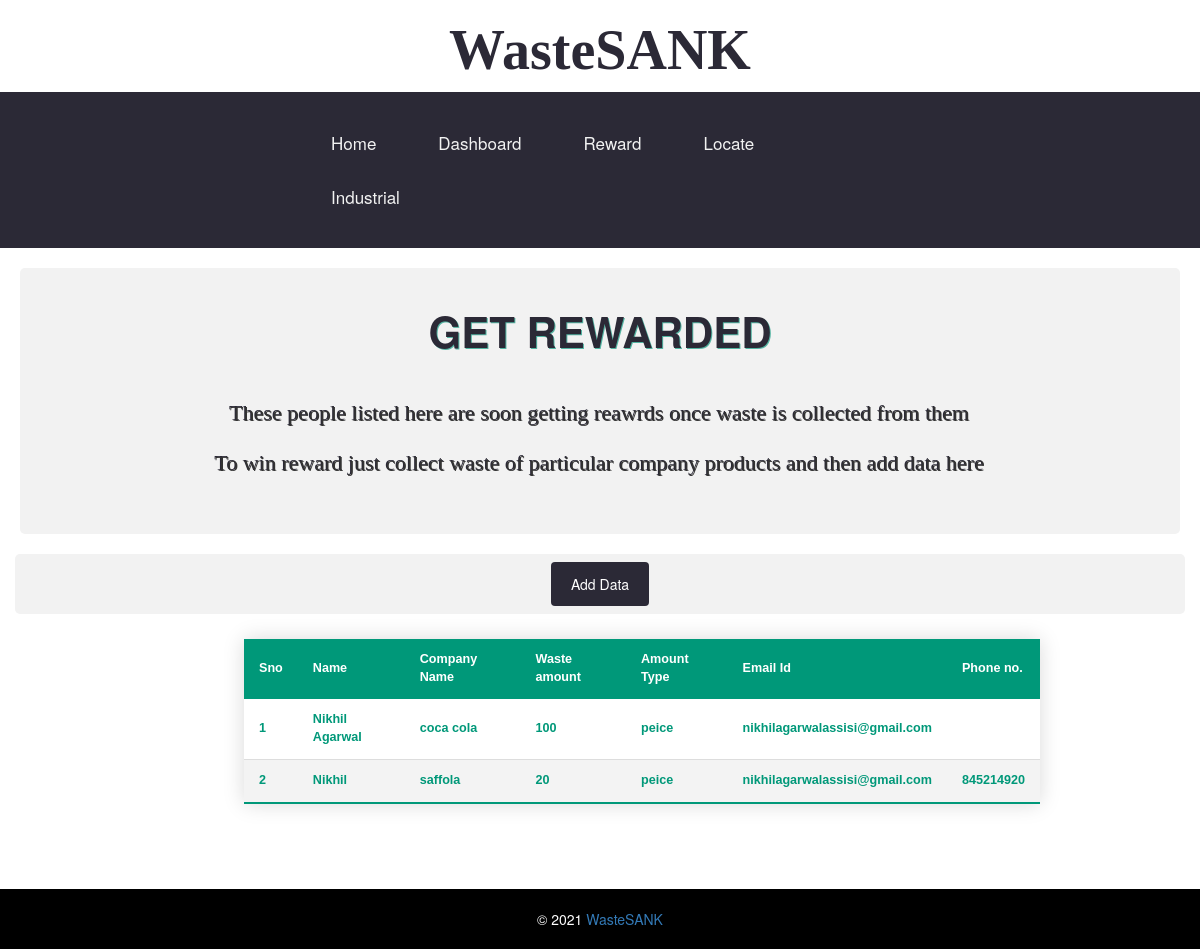
/reward, run on an earlier commit of the app's database.
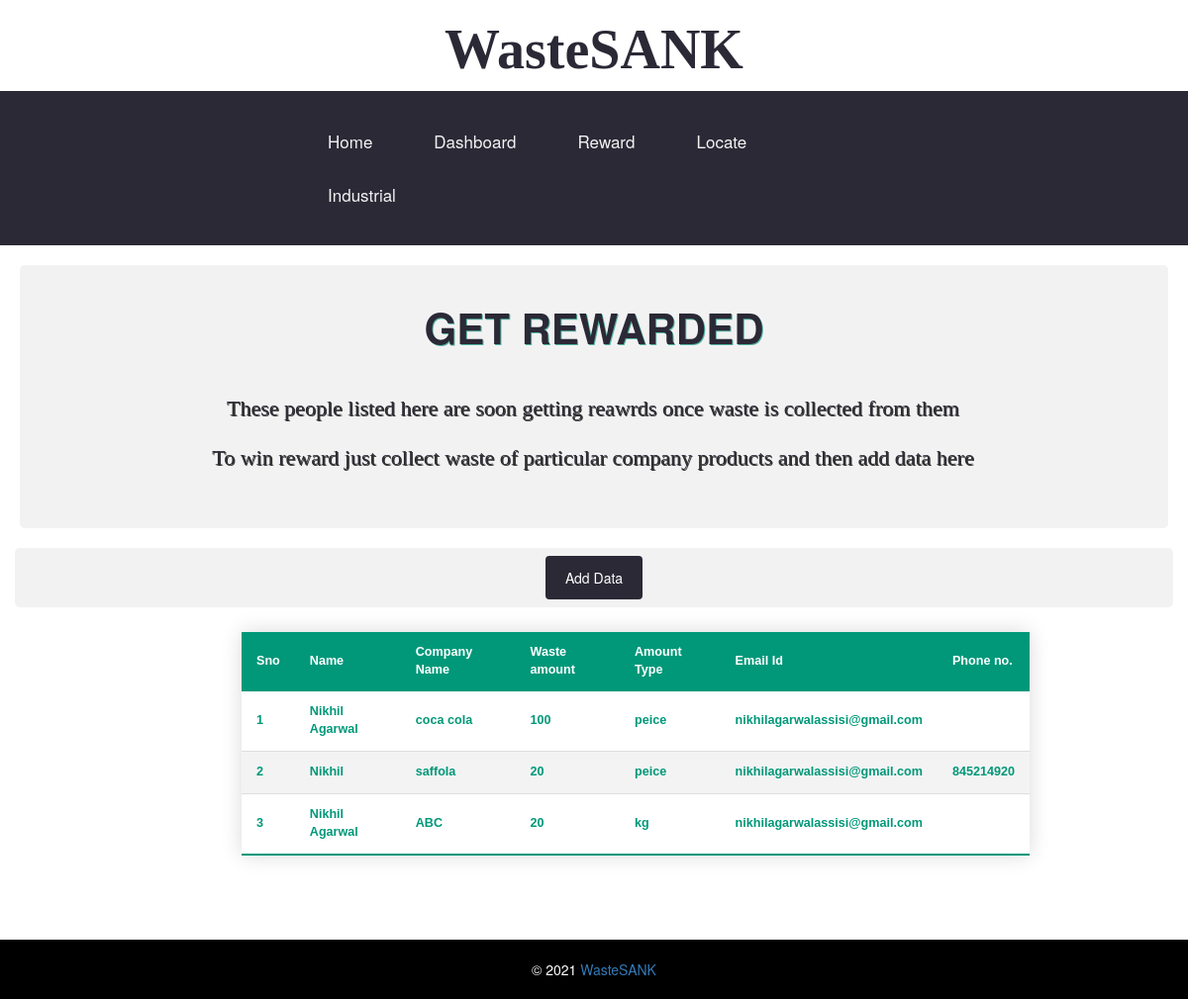
And on a later commit of the database.
### app.py (models this page shows)
class Rewarddb(db.Model):
    sno=db.Column(db.Integer,primary_key=True)
    name=db.Column(db.String(30),nullable=False)
    company_name=db.Column(db.String(50),nullable=False)
    wasteamt=db.Column(db.Integer,nullable=False)
    wasteamttype=db.Column(db.String(10),nullable=False)
    emailid=db.Column(db.String(50))
    phoneno=db.Column(db.Integer,nullable=False)

### app.py (the view, shortened to what this page needs)
@app.route('/reward',methods=['GET','POST'])
def reward():
   reward=Rewarddb.query.all()
   return render_template('reward.html',reward=reward)

### templates/reward.html (shortened to what this page needs)
{% extends 'base.html' %}
{% block body %}
<section>
    <div class="goalbox">
        <h1>Get Rewarded</h1>
        <br>
        <p> These people listed here are soon getting reawrds once waste is collected from them</p>
        <p>To win reward just collect waste of particular company products and then add data here</p>
        <br>
    </div>
    <div class="container text-center">
        <a href="/rewardform" style="float: none;" class="but">Add Data</a>
    </div>
    <div class="centertable">
        <table class="styled-table">
            <thead>
                <tr>
                    <th>Sno</th>
                    <th>Name</th>
                    <th>Company Name</th>
                    <th>Waste amount</th>
                    <th>Amount Type</th>
                    <th>Email Id</th>
                    <th>Phone no.</th>
                </tr>
            </thead>
            <tbody>
                {% for x in reward %}
                <tr class="active-row">
                    <td>{{x.sno}}</td>
                    <td>{{x.name}}</td>
                    <td>{{x.company_name}}</td>
                    <td>{{x.wasteamt}}</td>
                    <td>{{x.wasteamttype}}</td>
                    <td>{{x.emailid}}</td>
                    <td>{{x.phoneno}}</td>
                    </tr>
                    {% endfor %}
            </tbody>
        </table>
    </div>
    {% endblock body %}

### templates/base.html (shortened to what this page needs)
<!DOCTYPE html>
<html lang="en">
<head>
    <link rel="stylesheet" href="https://maxcdn.bootstrapcdn.com/bootstrap/3.4.1/css/bootstrap.min.css">
    <link rel="stylesheet" href="https://cdnjs.cloudflare.com/ajax/libs/font-awesome/4.7.0/css/font-awesome.min.css">
    <link rel="stylesheet" href="{{ url_for('static', filename='cssfile/style.css') }}">
</head>
<body>
    <div class="header">
        <a href="/">
            <h1>WasteSANK</h1>
        </a>
    </div>
    <div class="topnav" id="myTopnav">
        <a href="/" class="btn">Home</a>
        <a href="/local" class="btn" >Dashboard</a>
        <a href="/reward" class="btn" >Reward</a>
        <a href="/locate" class="btn" >Locate</a>
        <a href="/industry" class="btn" >Industrial</a>
    </div>
    {% block body %}
    {% endblock body %}
</section>
<br><br>
<footer class="footer">
        <div className="copyrights">
        <div className="container">
            <div className="footer-distributed">
                <div className="footer-left">
                    <p className="footer-company-name">&copy; 2021 <a href="/"> WasteSANK </a></p>
                </div>
            </div>
        </div>
    </div>
</footer>
</body>
</html>

### static/cssfile/style.css (style rules this page uses)
.header h1 { color: rgb(43, 41, 54); text-align: center; font-weight: bolder; font-family: 'Times New Roman', Times, serif; font-size: 400%; }
.topnav { background-color: rgb(43, 41, 54); overflow: hidden; height: 0.2%; padding: 2% 25% 2% 25%; font-weight: bold; }
.topnav a { font-size: large; float: left; display: block; color: #f2f2f2; text-align: center; padding: 14px 16px; padding-right: 5%; padding-left: 5%; text-decoration: none; font-size: 17px; }
.goalbox { border-radius: 5px; background-color: #f2f2f2; padding: 20px 50px 20px 50px; margin: 20px; }
.goalbox h1 { text-align: center; font-weight: bolder; font-family: 'Helvetica Neue', sans-serif; text-shadow: #53b4a2 1px 1px; text-transform: uppercase; font-size: 300%; color:rgb(43, 41, 54); }
.goalbox p { font-family: 'Merriweather', serif; font-size: 22px; font-weight: 300; line-height: 40px; margin: 10px 30px ; text-align: center; text-shadow: rgb(43, 41, 54) -1px -1px; }
.but { background-color:rgb(43, 41, 54); color: white; padding: 12px 20px; border: none; margin: 20px; width: 200px; border-radius: 4px; cursor: pointer; float: right; }
.container { border-radius: 5px; background-color: #f2f2f2; padding: 20px 50px 20px 50px; }
.footer { background-color: black; color: white; padding: 20px 20px 10px 20px; margin-top:20px; text-align: center; }

### templates/reward.html (style rules this page uses)
.centertable { margin-left: 12%; margin-right: 5%; }
.styled-table { border-collapse: collapse; margin: 25px 100px; font-size: 0.9em; font-family: sans-serif; min-width: 400px; box-shadow: 0 0 20px rgba(0, 0, 0, 0.15); }
.styled-table thead tr { background-color: #009879; color: #ffffff; text-align: left; }
.styled-table th, .styled-table td { padding: 12px 15px; }
.styled-table tbody tr { border-bottom: 1px solid #dddddd; }
.styled-table tbody tr:nth-of-type(even) { background-color: #f3f3f3; }
.styled-table tbody tr:last-of-type { border-bottom: 2px solid #009879; }
.styled-table tbody tr.active-row { font-weight: bold; color: #009879; }

What changed in the data, as far as the page shows it:
added Rewarddb: sno "3", name "Nikhil Agarwal", company_name "ABC", wasteamt "20", wasteamttype "kg", emailid "nikhilagarwalassisi@gmail.com"
